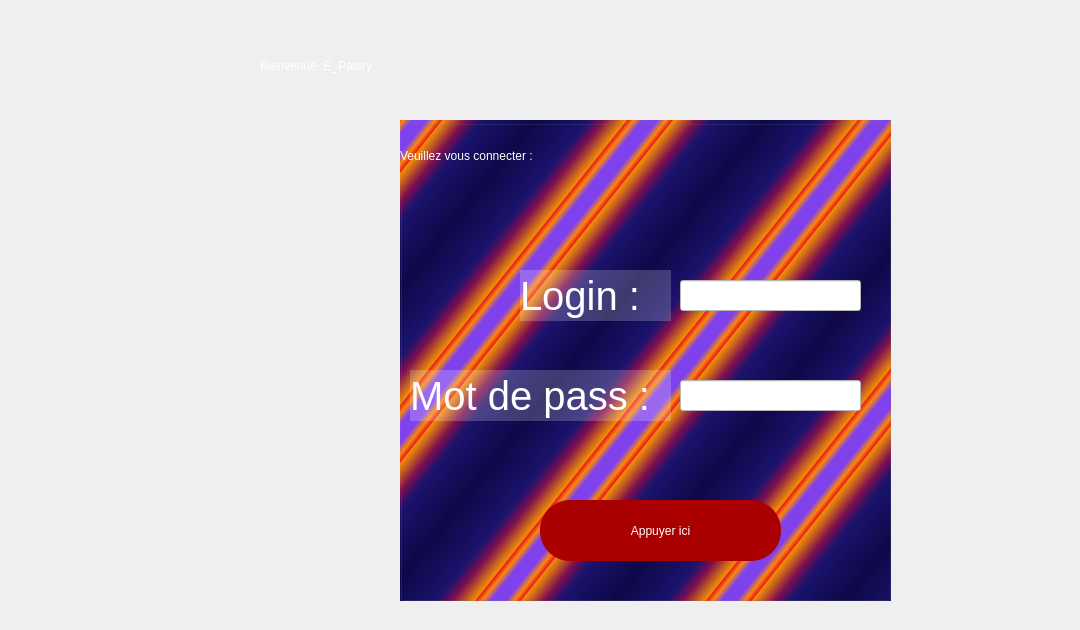
   <widget class="QWidget" name="loginpage">
    <widget class="QLabel" name="label_16">
     <property name="geometry">
      <rect>
       <x>260</x>
       <y>10</y>
       <width>811</width>
       <height>111</height>
      </rect>
     </property>
     <property name="styleSheet">
      <string notr="true">font:60pt &quot;MV Boli&quot;;
color: rgb(255, 255, 255);</string>
     </property>
     <property name="text">
      <string>Bienvenue :E_Pastry</string>
     </property>
    </widget>
    <widget class="QLabel" name="conex">
     <property name="geometry">
      <rect>
       <x>40</x>
       <y>540</y>
       <width>231</width>
       <height>81</height>
      </rect>
     </property>
     <property name="styleSheet">
      <string notr="true">font: 22pt &quot;MS Shell Dlg 2&quot;;
color: rgb(255, 255, 255);</string>
     </property>
     <property name="text">
      <string/>
     </property>
    </widget>
    <widget class="QGroupBox" name="groupBox">
     <property name="geometry">
      <rect>
       <x>400</x>
       <y>120</y>
       <width>491</width>
       <height>481</height>
      </rect>
     </property>
     <property name="styleSheet">
      <string notr="true">background-color: qlineargradient(spread:reflect, x1:0.41206, y1:0.426, x2:0.558, y2:0.539773, stop:0 rgba(14, 8, 73, 255), stop:0.467337 rgba(9, 0, 99, 235), stop:0.6 rgba(126, 14, 81, 255), stop:0.79397 rgba(244, 144, 5, 255), stop:0.809045 rgba(234, 11, 11, 233), stop:0.859296 rgba(255, 136, 0, 247), stop:0.935 rgba(122, 55, 239, 240));</string>
     </property>
     <property name="title">
      <string/>
     </property>
     <widget class="QLabel" name="label_20">
      <property name="geometry">
       <rect>
        <x>0</x>
        <y>10</y>
        <width>321</width>
        <height>51</height>
       </rect>
      </property>
      <property name="styleSheet">
       <string notr="true">color: rgb(255, 255, 255);
background-color: rgb(255, 255, 255,0%);
font: 20pt &quot;MS Shell Dlg 2&quot;;</string>
      </property>
      <property name="text">
       <string>Veuillez vous connecter :</string>
      </property>
     </widget>
     <widget class="QLineEdit" name="pwd">
      <property name="geometry">
       <rect>
        <x>280</x>
        <y>260</y>
        <width>181</width>
        <height>31</height>
       </rect>
      </property>
      <property name="autoFillBackground">
       <bool>false</bool>
      </property>
      <property name="styleSheet">
       <string notr="true">background-color: rgb(255, 255, 255);</string>
      </property>
      <property name="echoMode">
       <enum>QLineEdit::Password</enum>
      </property>
     </widget>
     <widget class="QLabel" name="label_18">
      <property name="geometry">
       <rect>
        <x>120</x>
        <y>150</y>
        <width>151</width>
        <height>51</height>
       </rect>
      </property>
      <property name="styleSheet">
       <string notr="true">font:30pt;
background-color: rgb(255, 255, 255,20%);
color: rgb(255, 255, 255);</string>
      </property>
      <property name="text">
       <string>Login :</string>
      </property>
     </widget>
     <widget class="QLineEdit" name="login">
      <property name="geometry">
       <rect>
        <x>280</x>
        <y>160</y>
        <width>181</width>
        <height>31</height>
       </rect>
      </property>
      <property name="styleSheet">
       <string notr="true">background-color: rgb(255, 255, 255);</string>
      </property>
     </widget>
     <widget class="QLabel" name="label_19">
      <property name="geometry">
       <rect>
        <x>10</x>
        <y>250</y>
        <width>261</width>
        <height>51</height>
       </rect>
      </property>
      <property name="styleSheet">
       <string notr="true">font:30pt;
color: rgb(255, 255, 255);
background-color: rgb(255, 255, 255,20%);
</string>
      </property>
      <property name="text">
       <string>Mot de pass :</string>
      </property>
     </widget>
     <widget class="QPushButton" name="pl">
      <property name="geometry">
       <rect>
        <x>140</x>
        <y>380</y>
        <width>241</width>
        <height>61</height>
       </rect>
      </property>
      <property name="styleSheet">
       <string notr="true">font: 16pt &quot;MS Shell Dlg 2&quot;;
font: 18pt &quot;MS Shell Dlg 2&quot;;
color: rgb(255, 255, 255);
background-color: rgb(170, 0, 0);
border-radius: 30px;</string>
      </property>
      <property name="text">
       <string>Appuyer ici</string>
      </property>
      <property name="icon">
       <iconset>
        <normaloff>:/img/rs/enter.png</normaloff>:/img/rs/enter.png</iconset>
      </property>
      <property name="iconSize">
       <size>
        <width>52</width>
        <height>52</height>
       </size>
      </property>
      <property name="autoDefault">
       <bool>false</bool>
      </property>
      <property name="default">
       <bool>false</bool>
      </property>
      <property name="flat">
       <bool>false</bool>
      </property>
     </widget>
    </widget>
   </widget>
